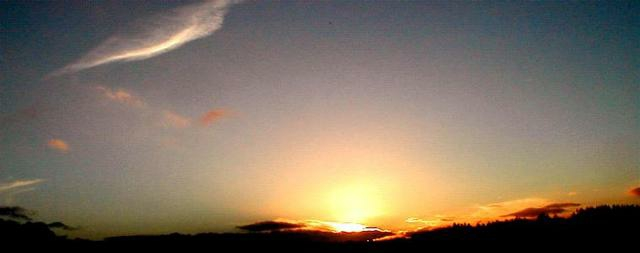
#> input picture sunset_full.png, 640 x 253 px
$ python -i seamresize.py   (imports and definitions only)
#> lines starting #> are read from the running program, lines starting #| are printed output that depends on the picture
#> further down, picture is the input picture: PIL image 640x253 RGB; mean R, G, B 124.3, 111.9, 96
'''
Image resizer script
Usage: python seamresize.py <resize|enlarge> <picture> <number_of_pixels> [save_partials]

Notice: This script requires the "Python Image Library" extension.
	You can download it here : http://www.pythonware.com/products/pil/

@author: Pierre de La Morinerie
Based on the "Seam Carving for Content-Aware Image Resizing" paper
	by Shai Avidan and Ariel Shamir

Copyright (c) 2009 Pierre de La Morinerie

 Permission is hereby granted, free of charge, to any person
 obtaining a copy of this software and associated documentation
 files (the "Software"), to deal in the Software without
 restriction, including without limitation the rights to use,
 copy, modify, merge, publish, distribute, sublicense, and/or sell
 copies of the Software, and to permit persons to whom the
 Software is furnished to do so, subject to the following
 conditions:

 The above copyright notice and this permission notice shall be
 included in all copies or substantial portions of the Software.

 THE SOFTWARE IS PROVIDED "AS IS", WITHOUT WARRANTY OF ANY KIND,
 EXPRESS OR IMPLIED, INCLUDING BUT NOT LIMITED TO THE WARRANTIES
 OF MERCHANTABILITY, FITNESS FOR A PARTICULAR PURPOSE AND
 NONINFRINGEMENT. IN NO EVENT SHALL THE AUTHORS OR COPYRIGHT
 HOLDERS BE LIABLE FOR ANY CLAIM, DAMAGES OR OTHER LIABILITY,
 WHETHER IN AN ACTION OF CONTRACT, TORT OR OTHERWISE, ARISING
 FROM, OUT OF OR IN CONNECTION WITH THE SOFTWARE OR THE USE OR
 OTHER DEALINGS IN THE SOFTWARE.
'''

from PIL import Image, ImageFilter
import sys
import os

'''Returns an energy function for processing the image'''
def energy(image):
    return e1(image);

'''Returns a simple gradient map of the image'''
def e1(image):
    kh = ImageFilter.Kernel((3,3), (-1, 0, 1, -1, 0, 1, -1, 0 ,1), 1, 128)
    kv = ImageFilter.Kernel((3,3), (1, 1, 1, 0, 0, 0, -1, -1 , -1), 1, 128)

    hFilter = image.filter(kh).point(lambda i : abs(i-128))
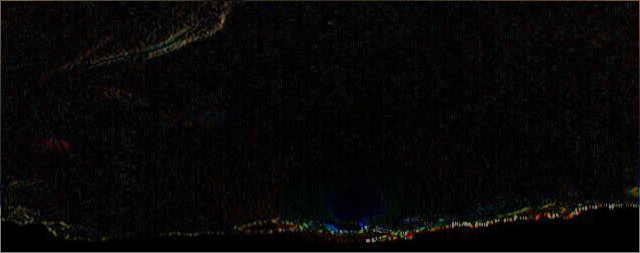
#> hFilter: PIL image 640x253 RGB; mean R, G, B 7.9, 7, 6.8
    vFilter = image.filter(kv).point(lambda i : abs(i-128))
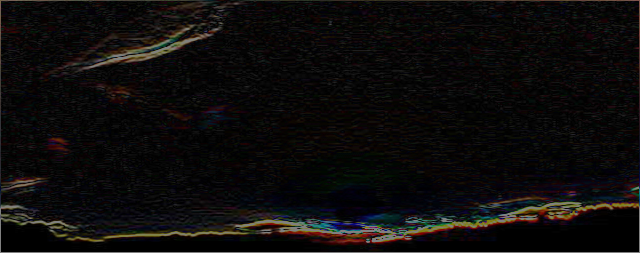
#> vFilter: PIL image 640x253 RGB; mean R, G, B 13.8, 12, 11.5

    return Image.blend(hFilter, vFilter, 0.5)
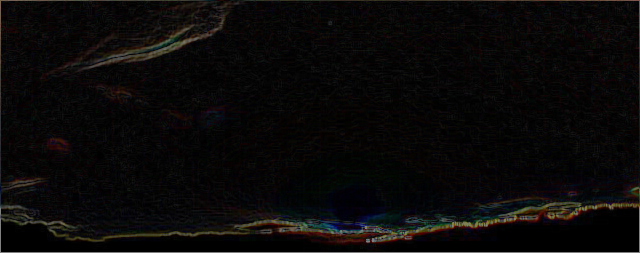
#> returned value: PIL image 640x253 RGB; mean R, G, B 10.6, 9.3, 8.9

'''Given an energy map, returns all the vertical seams'''
# [35 lines left out: function computeSeams, not called in this run]

'''Given a filename, resize it by removing n pixels vertically'''
# [88 lines left out: functions resize, enlarge, not called in this run]

# [27 lines not run here, left out]

>>> from PIL import Image
>>> picture = Image.open('sunset_full.png')
>>> result = energy(picture)
